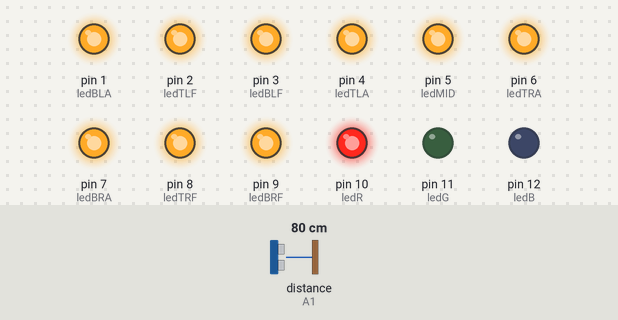
A sketch run on a simulated Arduino Uno, built with avr-gcc and run on an emulated ATmega328P. Parts: output pins drawn as LEDs (lit = HIGH). Wiring (inferred from the names in the program): ultrasonic range finder: trigger A0; echo A1. The inputs (shaded band) are chosen by the test bench; at power-on: distance to the obstacle (sensor on A1) 80 cm. The echo pulse lasts 58.3 µs per cm; pins used as bus, display or sensor lines are not drawn.

Above: at 0.1 s.
Timing chart, 0 to 1.6 s (numbered marks = the images above):
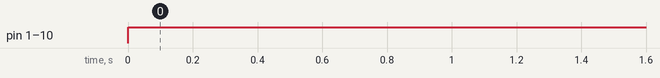

Measured:
- by itself, pin 1 (ledBLA), pin 2 (ledTLF), pin 3 (ledBLF), pin 4 (ledTLA), pin 5 (ledMID), pin 6 (ledTRA), pin 7 (ledBRA), pin 8 (ledTRF), pin 9 (ledBRF), pin 10 (ledR): LOW → HIGH at 0.00 s

The sketch:

Fe_cube_07_dist_sensor.ino
```cpp
/*
Controlling a led cube or simple LED via a dist sensor

*/

// pins used, avoid use of memory to store it:
#define ledR 10
#define ledG 11
#define ledB 12
// led anodes are connected to pins via a resistor
// Bottom/Top - Left/Right - Aft/Front
#define ledBLA 1
#define ledTLA 4
#define ledBLF 3
#define ledTLF 2
#define ledMID 5
#define ledTRF 8
#define ledBRA 7
#define ledTRA 6
#define ledBRF 9

//distance sensor Trig and Echo
#define trigPin A0
#define echoPin A1

unsigned long currentTime_mus = 0UL;
/*************************************************/
/*       variables for dist sensor interaction   */
/*************************************************/
//activate distance sensor or not
#define USE_DIST true
//speed of sound in air in cm/ms (somewhat slower to account for delay)
#define SPEED_SOUND 0.034
//the max distance in cm we want to measure
#define MAX_DIST 15.
//the distance under which you can't see
#define MIN_DIST 3.5

//control scheme to use to control the LED via dist sensor
#define DSTCTRL_SCALED 0  // color depending on distance hand
#define DSTCTRL_TIMED  1  // color depending on time hand held in place
#define DSTCTROL DSTCTRL_TIMED

//resolution for dist measurements in microseconds
#define DIST_MEAS_RESO 500000UL  //500 ms
//timeout to wait for echo pulse in microseconds
unsigned long timeout_echo = (2* MAX_DIST+1) / SPEED_SOUND;
//storage variables:
unsigned long duration = 0UL;
float distance = 0, old_distance = 0;
unsigned long brightness = 0UL;
unsigned long last_dist_meas = 0UL;
bool dotrig = false;
//4 scale vals from min to max
#define DSTSCALE_BR_MIN    MIN_DIST
#define DSTSCALE_BR_MAX    MIN_DIST + (MAX_DIST-MIN_DIST)/4.
#define DSTSCALE_BLUE_MIN  DSTSCALE_BR_MAX
#define DSTSCALE_BLUE_MAX  DSTSCALE_BLUE_MIN + (MAX_DIST-MIN_DIST)/4.
#define DSTSCALE_GREEN_MIN DSTSCALE_BLUE_MAX
#define DSTSCALE_GREEN_MAX DSTSCALE_GREEN_MIN + (MAX_DIST-MIN_DIST)/4.
#define DSTSCALE_RED_MIN   DSTSCALE_GREEN_MAX
#define DSTSCALE_RED_MAX   DSTSCALE_RED_MIN + (MAX_DIST-MIN_DIST)/4.

/*************************************************/
/*       Setup code                              */
/*************************************************/
bool test = false;  //use serial monitor for testing (slows down update rate!)
void setup() {
  if (test) {
    Serial.begin(9600);
  }
 randomSeed(analogRead(0));
 pinMode(ledR,OUTPUT); pinMode(ledG,OUTPUT); pinMode(ledB,OUTPUT);
 pinMode(ledBLA,OUTPUT);  pinMode(ledBLF,OUTPUT); pinMode(ledBRA,OUTPUT);
 pinMode(ledBRF,OUTPUT); pinMode(ledMID,OUTPUT); pinMode(ledTLA,OUTPUT);
 pinMode(ledTLF,OUTPUT); pinMode(ledTRA,OUTPUT); pinMode(ledTRF,OUTPUT);
  // initialize the distance sensor
  pinMode(trigPin, OUTPUT);
  pinMode(echoPin, INPUT);
}


/*************************************************/
/*      Void Loop & functions                    */
/*************************************************/

float meas_dist(){
  if (test) {
      Serial.print(currentTime_mus);Serial.print(" ");Serial.print(last_dist_meas);Serial.print(" ");Serial.print((currentTime_mus-last_dist_meas < 1500000UL));
      Serial.println("");
      delay(500);
    }
  // measure distance once every xx seconds
  if (currentTime_mus-last_dist_meas < DIST_MEAS_RESO){
    dotrig = true;
    //release the function, return to the loop
    return distance;
  }
  if (dotrig == true){
    dotrig = false;
    // read the distance. Prepare to emit sound
    digitalWrite(trigPin, HIGH);
  }
  //minimum of 10 microsec of delay needed
  delayMicroseconds(100); // Note: not allowed for the real cube to delay!!
  // for code with no delays, use:
  //if (currentTime_mus-last_dist_meas < DIST_MEAS_RESO + 100UL){
  //  // release to the loop, too early to detect echo
  //  return distance;
  //}
  //we waited long enough, determine new distance, emit sound (8x40kHz pulses):
  digitalWrite(trigPin, LOW);
  //catch echo, determine distance
  duration = pulseIn(echoPin, HIGH, timeout_echo);
  //Notice: Out of range == 0 cm!
  //speed of sound in air: 29 to 34 cm/ms. Half time to object
  distance = (duration/2) * SPEED_SOUND;
  if (distance < MIN_DIST || distance > MAX_DIST){
    //out of range
    if (test) {
      Serial.println("Niets gezien");
      delay(500);
    }
    distance = 0.;
  } else {
    if (test) {
      Serial.print("Iets gezien op "); Serial.print(distance); Serial.println(" cm");
      delay(500);
    }
    // Set color values
    dist_to_brightness();
  }
  //set time of this dist meas, so it does not happen again too fast
  last_dist_meas = micros();
  return distance;
}


void dist_to_brightness(){
  if (DSTCTROL == DSTCTRL_TIMED) {
    //convert time held in place into brightness value in (0,10)
    if (distance >=DSTSCALE_BR_MIN && distance <= DSTSCALE_BR_MAX ) {
      if (old_distance >=DSTSCALE_BR_MIN && old_distance <= DSTSCALE_BR_MAX ) {
        //second measurement here, we increase brightness one
        brightness += 1;
        if (brightness >10) brightness = 0;
      }
    }
    old_distance = distance;
  } else {
    //convert distance into brightness value in (0,10)
    if (distance == 0) {
      return;
    }
    //normalized distance in [0,20]
    brightness = (MAX_DIST-distance) * 10/(MAX_DIST-MIN_DIST);
  }
}


void loop(){
  currentTime_mus = micros();
  distance = meas_dist();  // returns 0 or number between min and max dist

  digitalWrite(ledR, LOW);
  digitalWrite(ledG, LOW);
  digitalWrite(ledB, LOW);
  digitalWrite(ledR, HIGH);
  if (brightness > 0UL){
   all_led_on();
   delay(2*brightness);
  }
  all_led_off();
  delay(20-2*brightness);
}

void all_led_off(){
 digitalWrite(ledBLA,HIGH); digitalWrite(ledBLF,HIGH);
 digitalWrite(ledBRA,HIGH); digitalWrite(ledBRF,HIGH);
 digitalWrite(ledMID,HIGH); digitalWrite(ledTLA,HIGH);
 digitalWrite(ledTLF,HIGH); digitalWrite(ledTRA,HIGH);
 digitalWrite(ledTRF,HIGH);
}

void all_led_on(){
 digitalWrite(ledBLA,LOW); digitalWrite(ledBLF,LOW);
 digitalWrite(ledBRA,LOW); digitalWrite(ledBRF,LOW);
 digitalWrite(ledMID,LOW); digitalWrite(ledTLA,LOW);
 digitalWrite(ledTLF,LOW); digitalWrite(ledTRA,LOW);
 digitalWrite(ledTRF,LOW);
}
```
